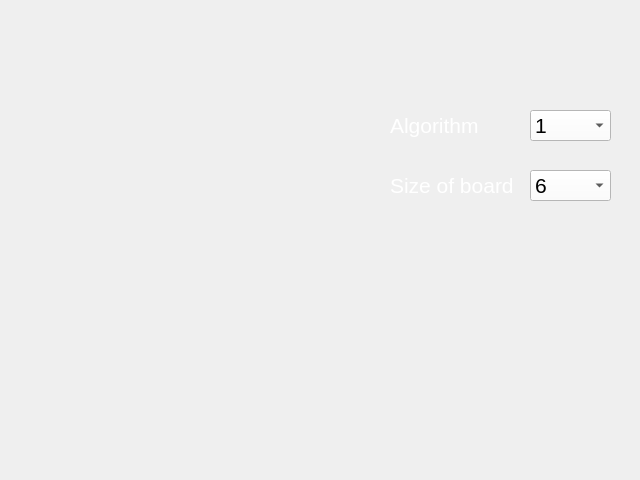
<?xml version="1.0" encoding="UTF-8"?>
<ui version="4.0">
 <class>MainWindow</class>
 <widget class="QMainWindow" name="MainWindow">
  <property name="geometry">
   <rect>
    <x>0</x>
    <y>0</y>
    <width>640</width>
    <height>480</height>
   </rect>
  </property>
  <property name="minimumSize">
   <size>
    <width>640</width>
    <height>480</height>
   </size>
  </property>
  <property name="maximumSize">
   <size>
    <width>640</width>
    <height>480</height>
   </size>
  </property>
  <property name="windowTitle">
   <string>Othello</string>
  </property>
  <property name="styleSheet">
   <string notr="true">background-image:url(:/img/bg.png);</string>
  </property>
  <widget class="QWidget" name="centralWidget">
   <widget class="QLabel" name="label">
    <property name="geometry">
     <rect>
      <x>150</x>
      <y>20</y>
      <width>345</width>
      <height>55</height>
     </rect>
    </property>
    <property name="font">
     <font>
      <pointsize>25</pointsize>
     </font>
    </property>
    <property name="styleSheet">
     <string notr="true">background-image:url(:/img/lg.png);</string>
    </property>
    <property name="text">
     <string/>
    </property>
    <property name="textFormat">
     <enum>Qt::PlainText</enum>
    </property>
   </widget>
   <widget class="QPushButton" name="pushButton">
    <property name="geometry">
     <rect>
      <x>40</x>
      <y>370</y>
      <width>251</width>
      <height>61</height>
     </rect>
    </property>
    <property name="styleSheet">
     <string notr="true">background-image:url(:/img/help.png);
background-color: transparent;
border:none;</string>
    </property>
    <property name="text">
     <string/>
    </property>
    <property name="iconSize">
     <size>
      <width>250</width>
      <height>58</height>
     </size>
    </property>
    <property name="checkable">
     <bool>false</bool>
    </property>
    <property name="checked">
     <bool>false</bool>
    </property>
    <property name="autoRepeat">
     <bool>false</bool>
    </property>
    <property name="autoExclusive">
     <bool>false</bool>
    </property>
    <property name="autoDefault">
     <bool>false</bool>
    </property>
   </widget>
   <widget class="QPushButton" name="pushButton_2">
    <property name="geometry">
     <rect>
      <x>40</x>
      <y>280</y>
      <width>251</width>
      <height>61</height>
     </rect>
    </property>
    <property name="styleSheet">
     <string notr="true">background-image:url(:/img/loadgame.png);
background-color: transparent;
border:none;</string>
    </property>
    <property name="text">
     <string/>
    </property>
    <property name="iconSize">
     <size>
      <width>250</width>
      <height>58</height>
     </size>
    </property>
    <property name="checkable">
     <bool>false</bool>
    </property>
    <property name="checked">
     <bool>false</bool>
    </property>
    <property name="autoRepeat">
     <bool>false</bool>
    </property>
    <property name="autoExclusive">
     <bool>false</bool>
    </property>
    <property name="autoDefault">
     <bool>false</bool>
    </property>
   </widget>
   <widget class="QPushButton" name="pushButton_3">
    <property name="geometry">
     <rect>
      <x>40</x>
      <y>190</y>
      <width>251</width>
      <height>61</height>
     </rect>
    </property>
    <property name="styleSheet">
     <string notr="true">background-image:url(:/img/pvspc.png);
background-color: transparent;
border:none;</string>
    </property>
    <property name="text">
     <string/>
    </property>
    <property name="iconSize">
     <size>
      <width>250</width>
      <height>58</height>
     </size>
    </property>
    <property name="checkable">
     <bool>false</bool>
    </property>
    <property name="checked">
     <bool>false</bool>
    </property>
    <property name="autoRepeat">
     <bool>false</bool>
    </property>
    <property name="autoExclusive">
     <bool>false</bool>
    </property>
    <property name="autoDefault">
     <bool>false</bool>
    </property>
   </widget>
   <widget class="QPushButton" name="pushButton_4">
    <property name="geometry">
     <rect>
      <x>40</x>
      <y>100</y>
      <width>251</width>
      <height>61</height>
     </rect>
    </property>
    <property name="styleSheet">
     <string notr="true">background-image:url(:/img/pvsp.png);
background-color: transparent;
border:none;
</string>
    </property>
    <property name="text">
     <string/>
    </property>
    <property name="iconSize">
     <size>
      <width>250</width>
      <height>58</height>
     </size>
    </property>
    <property name="checkable">
     <bool>false</bool>
    </property>
    <property name="checked">
     <bool>false</bool>
    </property>
    <property name="autoRepeat">
     <bool>false</bool>
    </property>
    <property name="autoExclusive">
     <bool>false</bool>
    </property>
    <property name="autoDefault">
     <bool>false</bool>
    </property>
   </widget>
   <widget class="QComboBox" name="comboBox">
    <property name="geometry">
     <rect>
      <x>530</x>
      <y>110</y>
      <width>81</width>
      <height>31</height>
     </rect>
    </property>
    <property name="font">
     <font>
      <family>Arial</family>
      <pointsize>16</pointsize>
     </font>
    </property>
    <property name="styleSheet">
     <string notr="true">background-color:rgb(255,255,255);
</string>
    </property>
    <item>
     <property name="text">
      <string>1</string>
     </property>
    </item>
    <item>
     <property name="text">
      <string>2</string>
     </property>
    </item>
   </widget>
   <widget class="QLabel" name="label_2">
    <property name="geometry">
     <rect>
      <x>390</x>
      <y>110</y>
      <width>121</width>
      <height>31</height>
     </rect>
    </property>
    <property name="font">
     <font>
      <family>Arial</family>
      <pointsize>16</pointsize>
     </font>
    </property>
    <property name="styleSheet">
     <string notr="true">color:rgb(255,255,255);
background:none;</string>
    </property>
    <property name="text">
     <string>Algorithm</string>
    </property>
   </widget>
   <widget class="QComboBox" name="comboBox_2">
    <property name="geometry">
     <rect>
      <x>530</x>
      <y>170</y>
      <width>81</width>
      <height>31</height>
     </rect>
    </property>
    <property name="font">
     <font>
      <family>Arial</family>
      <pointsize>16</pointsize>
     </font>
    </property>
    <property name="styleSheet">
     <string notr="true">background:white;</string>
    </property>
    <item>
     <property name="text">
      <string>6</string>
     </property>
    </item>
    <item>
     <property name="text">
      <string>8</string>
     </property>
    </item>
    <item>
     <property name="text">
      <string>10</string>
     </property>
    </item>
    <item>
     <property name="text">
      <string>12</string>
     </property>
    </item>
   </widget>
   <widget class="QLabel" name="label_3">
    <property name="geometry">
     <rect>
      <x>390</x>
      <y>170</y>
      <width>131</width>
      <height>31</height>
     </rect>
    </property>
    <property name="font">
     <font>
      <family>Arial</family>
      <pointsize>16</pointsize>
     </font>
    </property>
    <property name="styleSheet">
     <string notr="true">color:rgb(255,255,255);
background:none;
</string>
    </property>
    <property name="text">
     <string>Size of board</string>
    </property>
   </widget>
  </widget>
 </widget>
 <layoutdefault spacing="6" margin="11"/>
 <resources/>
 <connections/>
</ui>
